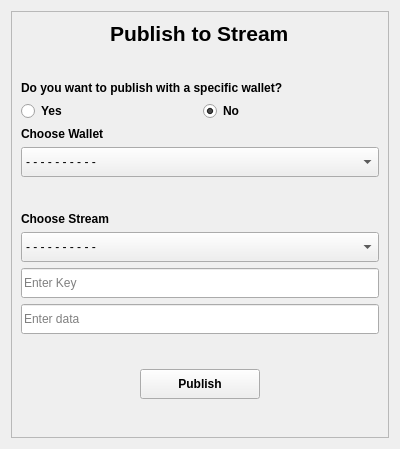
<?xml version="1.0" encoding="UTF-8"?>
<ui version="4.0">
 <class>Form</class>
 <widget class="QWidget" name="Form">
  <property name="geometry">
   <rect>
    <x>0</x>
    <y>0</y>
    <width>400</width>
    <height>449</height>
   </rect>
  </property>
  <property name="windowTitle">
   <string>Form</string>
  </property>
  <layout class="QGridLayout" name="gridLayout">
   <item row="0" column="0">
    <widget class="QFrame" name="frame">
     <property name="frameShape">
      <enum>QFrame::StyledPanel</enum>
     </property>
     <property name="frameShadow">
      <enum>QFrame::Raised</enum>
     </property>
     <layout class="QVBoxLayout" name="verticalLayout">
      <item alignment="Qt::AlignHCenter">
       <widget class="QLabel" name="label">
        <property name="text">
         <string>&lt;html&gt;&lt;head/&gt;&lt;body&gt;&lt;p&gt;&lt;span style=&quot; font-size:16pt; font-weight:600;&quot;&gt;Publish to Stream&lt;/span&gt;&lt;/p&gt;&lt;/body&gt;&lt;/html&gt;</string>
        </property>
       </widget>
      </item>
      <item>
       <spacer name="verticalSpacer">
        <property name="orientation">
         <enum>Qt::Vertical</enum>
        </property>
        <property name="sizeHint" stdset="0">
         <size>
          <width>20</width>
          <height>40</height>
         </size>
        </property>
       </spacer>
      </item>
      <item>
       <widget class="QLabel" name="label_2">
        <property name="font">
         <font>
          <weight>75</weight>
          <bold>true</bold>
         </font>
        </property>
        <property name="text">
         <string>Do you want to publish with a specific wallet?</string>
        </property>
       </widget>
      </item>
      <item>
       <layout class="QHBoxLayout" name="horizontalLayout">
        <item>
         <widget class="QRadioButton" name="yes_rbtn">
          <property name="font">
           <font>
            <weight>75</weight>
            <bold>true</bold>
           </font>
          </property>
          <property name="text">
           <string>Yes</string>
          </property>
         </widget>
        </item>
        <item>
         <widget class="QRadioButton" name="no_rbtn">
          <property name="font">
           <font>
            <weight>75</weight>
            <bold>true</bold>
           </font>
          </property>
          <property name="text">
           <string>No</string>
          </property>
          <property name="checked">
           <bool>true</bool>
          </property>
         </widget>
        </item>
       </layout>
      </item>
      <item>
       <widget class="QLabel" name="addr_lbl">
        <property name="font">
         <font>
          <weight>75</weight>
          <bold>true</bold>
         </font>
        </property>
        <property name="text">
         <string>Choose Wallet</string>
        </property>
       </widget>
      </item>
      <item>
       <widget class="QComboBox" name="addr_cbox">
        <property name="minimumSize">
         <size>
          <width>300</width>
          <height>30</height>
         </size>
        </property>
        <item>
         <property name="text">
          <string>- - - - - - - - - -</string>
         </property>
        </item>
       </widget>
      </item>
      <item>
       <spacer name="verticalSpacer_2">
        <property name="orientation">
         <enum>Qt::Vertical</enum>
        </property>
        <property name="sizeHint" stdset="0">
         <size>
          <width>20</width>
          <height>40</height>
         </size>
        </property>
       </spacer>
      </item>
      <item>
       <widget class="QLabel" name="addr_lbl_2">
        <property name="font">
         <font>
          <weight>75</weight>
          <bold>true</bold>
         </font>
        </property>
        <property name="text">
         <string>Choose Stream</string>
        </property>
       </widget>
      </item>
      <item>
       <widget class="QComboBox" name="stream_cbox">
        <property name="minimumSize">
         <size>
          <width>300</width>
          <height>30</height>
         </size>
        </property>
        <item>
         <property name="text">
          <string>- - - - - - - - - -</string>
         </property>
        </item>
       </widget>
      </item>
      <item>
       <widget class="QLineEdit" name="key_ledit">
        <property name="minimumSize">
         <size>
          <width>300</width>
          <height>30</height>
         </size>
        </property>
        <property name="placeholderText">
         <string>Enter Key</string>
        </property>
       </widget>
      </item>
      <item>
       <widget class="QLineEdit" name="data_ledit">
        <property name="minimumSize">
         <size>
          <width>300</width>
          <height>30</height>
         </size>
        </property>
        <property name="placeholderText">
         <string>Enter data</string>
        </property>
       </widget>
      </item>
      <item>
       <spacer name="verticalSpacer_4">
        <property name="orientation">
         <enum>Qt::Vertical</enum>
        </property>
        <property name="sizeHint" stdset="0">
         <size>
          <width>20</width>
          <height>40</height>
         </size>
        </property>
       </spacer>
      </item>
      <item alignment="Qt::AlignHCenter">
       <widget class="QPushButton" name="publish_btn">
        <property name="minimumSize">
         <size>
          <width>120</width>
          <height>30</height>
         </size>
        </property>
        <property name="font">
         <font>
          <weight>75</weight>
          <bold>true</bold>
         </font>
        </property>
        <property name="text">
         <string>Publish</string>
        </property>
       </widget>
      </item>
      <item>
       <spacer name="verticalSpacer_5">
        <property name="orientation">
         <enum>Qt::Vertical</enum>
        </property>
        <property name="sizeHint" stdset="0">
         <size>
          <width>20</width>
          <height>40</height>
         </size>
        </property>
       </spacer>
      </item>
     </layout>
    </widget>
   </item>
  </layout>
 </widget>
 <resources/>
 <connections/>
</ui>
